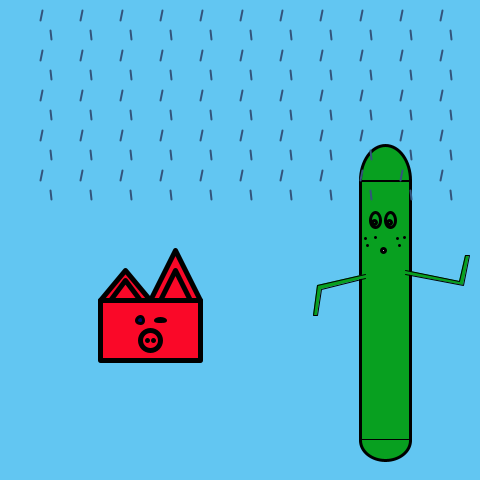
Frame 1 (no input)
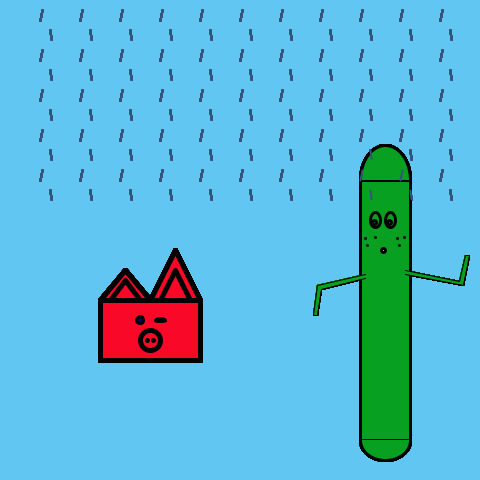
Frame 60 (the mouse pressed at the canvas centre just before this capture)
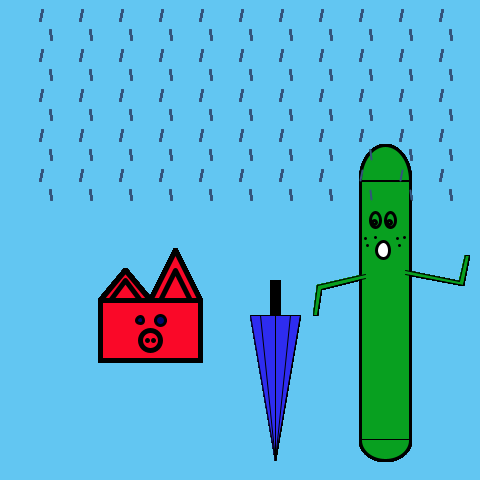
Frame 120 (the mouse held since frame 60 and released just before this capture)

The Processing sketch that drew these frames (run headless with seeded random() and noise(); from frame 60 on, the mouse is pressed at the canvas centre):

// Processing sketch: processing_134318
// ── processing_134318.pde

// Pickle Fred and Floating Pig Head in the Rain 
// Rain using for loop
// Eye winking using "mousePressed" function
int i = 40;
int y = 20;

void setup(){
size(480, 480);
smooth();
background(98, 198, 242);
}

void draw() {
 
// floating pig
strokeJoin(ROUND);
strokeWeight(5); //head
stroke(0);
fill(250, 8, 40); //red
rect(100, 300, 100, 60);

ellipse(150, 340, 20, 20); //nose
point(147, 340);  //nostrils
point(153, 340);

stroke(0);
triangle(100, 300, 125, 270, 150, 300); //left ear, outer
triangle(110, 300, 125, 280, 140, 300); //left ear, inner

triangle(150, 300, 175, 250, 200, 300); //right ear, outer
triangle(160, 300, 175, 270, 190, 300); //right ear, inner

strokeWeight(3);
ellipseMode(CENTER); //face
fill(2, 6, 111);
ellipse(140, 320, 7, 7); //left eye
ellipse(160, 320, 10, 3); //right eye

fill(2, 6, 111);
  if(mousePressed ==true){
    ellipse(160, 320, 10, 10);
  } //if 

// pickle head fred 
//body structure
fill(8, 160, 32); //green
rect(360, 180, 50, 260);
arc(385, 440, 50, 40, 0, PI); //botton arc
arc(385, 180, 50, 70, PI, TWO_PI); //top arc

strokeWeight(3);
ellipse(375, 220, 10, 15); //left eye
ellipse(390, 220, 10, 15); //right eye
ellipse(374, 222, 4, 4); //inner left eye
ellipse(389, 222, 4, 4); //inner right eye 

point(375, 237); //freckles
point(367, 245);
point(365, 238);
point(397, 238);
point(404, 237);
point(399, 245);

fill(255); //mouth
ellipse(383, 250, 4, 4); 

if(mousePressed == true){
  ellipse(383, 250, 13, 17);
} 
  

strokeWeight(1); //left arm
fill(8, 160, 32);
beginShape();
vertex(365, 274);
vertex(317, 285);
vertex(313, 315);
vertex(317, 315);
vertex(321, 289);
vertex(365, 278);
endShape();

/*strokeWeight(1);
fill(0);
strokeJoin(ROUND);
rect(270, 280, 10, 35);
fill(46, 44, 240);
triangle(250, 315, 300, 315, 275, 460);
line(275, 460, 260, 315);
line(275, 460, 275, 315);
line(275, 460, 290, 315);*/

beginShape(); //right arm
vertex(405, 274);
vertex(463, 285);
vertex(469, 255);
vertex(465, 255);
vertex(459, 281);
vertex(405, 270);
endShape();

if(mousePressed == true){
  strokeWeight(1);
fill(0);
strokeJoin(ROUND);
rect(270, 280, 10, 35);
fill(46, 44, 240);
triangle(250, 315, 300, 315, 275, 460);
line(275, 460, 260, 315);
line(275, 460, 275, 315);
line(275, 460, 290, 315); 
} else {
  stroke(98, 198, 242);
  fill(98, 198, 242);
  strokeJoin(ROUND);
rect(270, 280, 10, 35);
triangle(250, 315, 300, 315, 275, 460);
line(275, 460, 260, 315);
line(275, 460, 275, 315);
line(275, 460, 290, 315); 
}

//rain
strokeWeight(2); //rain
stroke(51, 84, 124);
for(int i = 40; i <= 440; i+=40){
  for(int y = 20; y <= 200; y +=40){
    line(i, y, i+2, y-10);
    line(i +10, y+10, i+11, y+19);
    
    }//for int i bracket 
   } // for int y bracket 
  } // void draw bracket 
